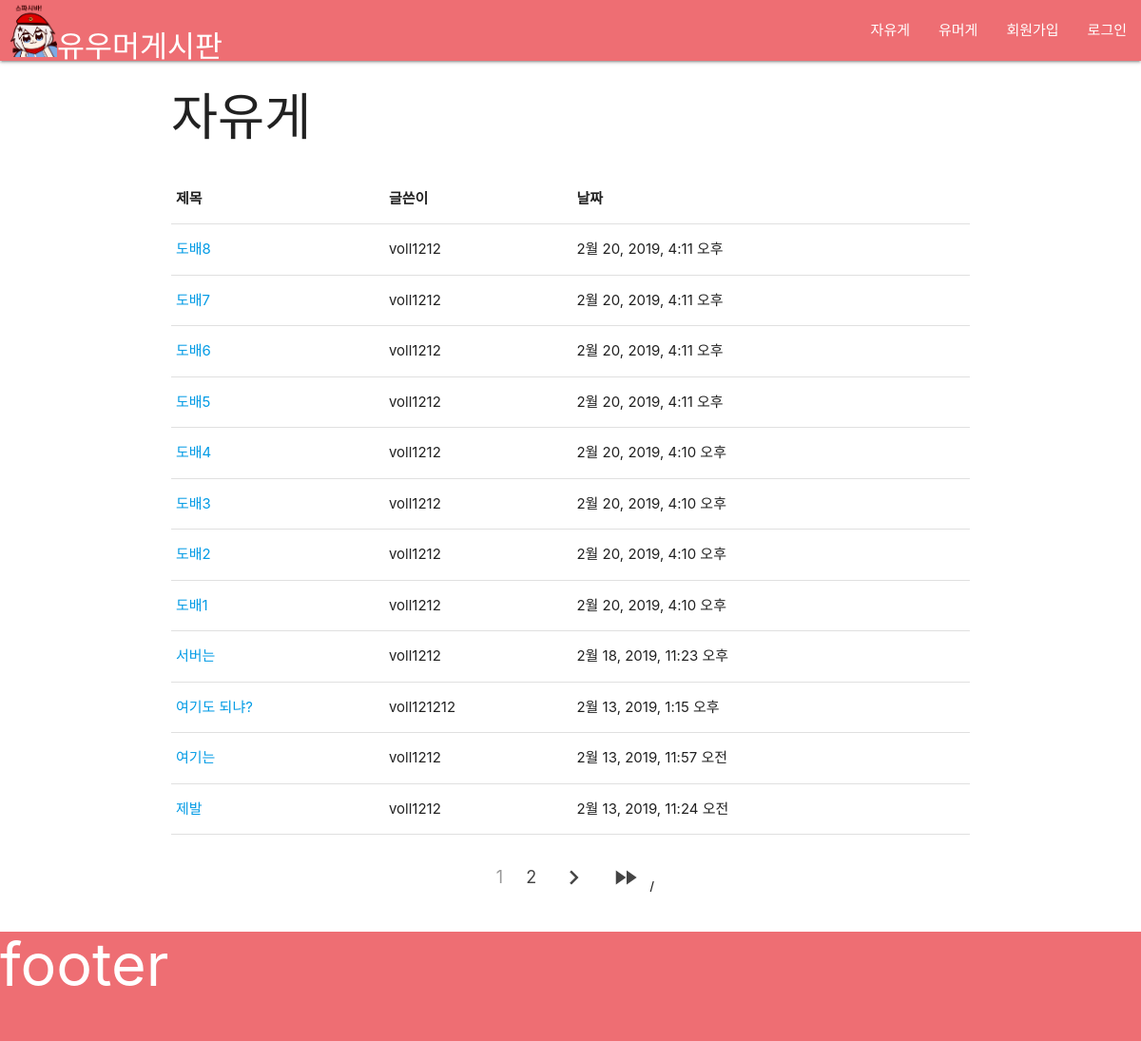
The page /freeboard on the database its author committed.
### humorge/models.py (models this page shows, shortened)
class FreeBoard(models.Model):
    author = models.ForeignKey('auth.User', on_delete=models.CASCADE)
    title = models.CharField(max_length=100)
    content = models.TextField()
    date = models.DateTimeField(default=timezone.now)

### humorge/views.py (the view)
# urls.py: path('freeboard', freeboard, name='freeboard'),
def freeboard(request):
    data = FreeBoard.objects.order_by('-date').prefetch_related('free_comments')
    paginator = Paginator(data, 12)
    page = request.GET.get('page')
    datas = paginator.get_page(page)
    return render(request, 'humorge/freeboard.html', {'datas': datas})

### humorge/templates/humorge/freeboard.html (shortened to what this page needs)
{% extends 'humorge/layout.html' %}
{% block main %}
<div class="container">
  <h2 style="margin-top:30px">자유게</h2>
  <table class="highlight" style="margin-top:30px">
    <thead>
      <tr>
        <th>제목</th>
        <th>글쓴이</th>
        <th>날짜</th>
      </tr>
    </thead>
    <tbody>
      {% for data in datas %}
      <tr>
        <td><a href="{% url 'humorge:freepostdetail' pk=data.pk %}">{{ data.title }}</td>
        {% if data.nickname %}
          <td>{{ data.nickname }}</td>
        {% else %}
          <td>{{ data.author }}</td>
        {% endif %}
        <td>{{ data.date }}</td>
      </tr>
      {% empty %}
        <tr>
          <td>게시글이 없습니다.</td>
          <td></td>
          <td></td>
        </tr>
      {% endfor %}
    </tbody>
  </table>
</div>
<div class="container" style="padding-top:30px">
  <ul class="pagination" style="text-align:center">
    {% for num in datas.paginator.page_range %}
      {% if datas.number == num %}
        <li class="disabled"><a href="?page={{ num }}">{{ num }}</a></li>
      {% elif num > datas.number|add:'-3' and num < datas.number|add:'3' %}
        <li class="waves-effect"><a href="?page={{ num }}">{{ num }}</a></li>
      {% endif %}
    {% endfor %}
    {% if datas.has_next %}
      <li class="waves-effect"><a href="?page={{ datas.next_page_number }}"><i class="material-icons">chevron_right</i></a></li>
      <li class="waves-effect"><a href="?page={{ datas.paginator.num_pages}}"><i class="material-icons">fast_forward</i></a>/</li>
    {% endif %}
  </ul>
</div>
{% endblock %}

### humorge/templates/humorge/layout.html (style rules this page uses)
* { padding:0; margin:0 }

### rows shown on the page
FreeBoard: title "도배8", author "voll1212", date "2월 20, 2019, 4:11 오후"
FreeBoard: title "도배7", author "voll1212", date "2월 20, 2019, 4:11 오후"
FreeBoard: title "도배6", author "voll1212", date "2월 20, 2019, 4:11 오후"
FreeBoard: title "도배5", author "voll1212", date "2월 20, 2019, 4:11 오후"
FreeBoard: title "도배4", author "voll1212", date "2월 20, 2019, 4:10 오후"
FreeBoard: title "도배3", author "voll1212", date "2월 20, 2019, 4:10 오후"
FreeBoard: title "도배2", author "voll1212", date "2월 20, 2019, 4:10 오후"
FreeBoard: title "도배1", author "voll1212", date "2월 20, 2019, 4:10 오후"
FreeBoard: title "서버는", author "voll1212", date "2월 18, 2019, 11:23 오후"
FreeBoard: title "여기도 되냐?", author "voll121212", date "2월 13, 2019, 1:15 오후"
FreeBoard: title "여기는", author "voll1212", date "2월 13, 2019, 11:57 오전"
FreeBoard: title "제발", author "voll1212", date "2월 13, 2019, 11:24 오전"

### other values the page prints
{{ num }} "1"
{{ num }} "2"
